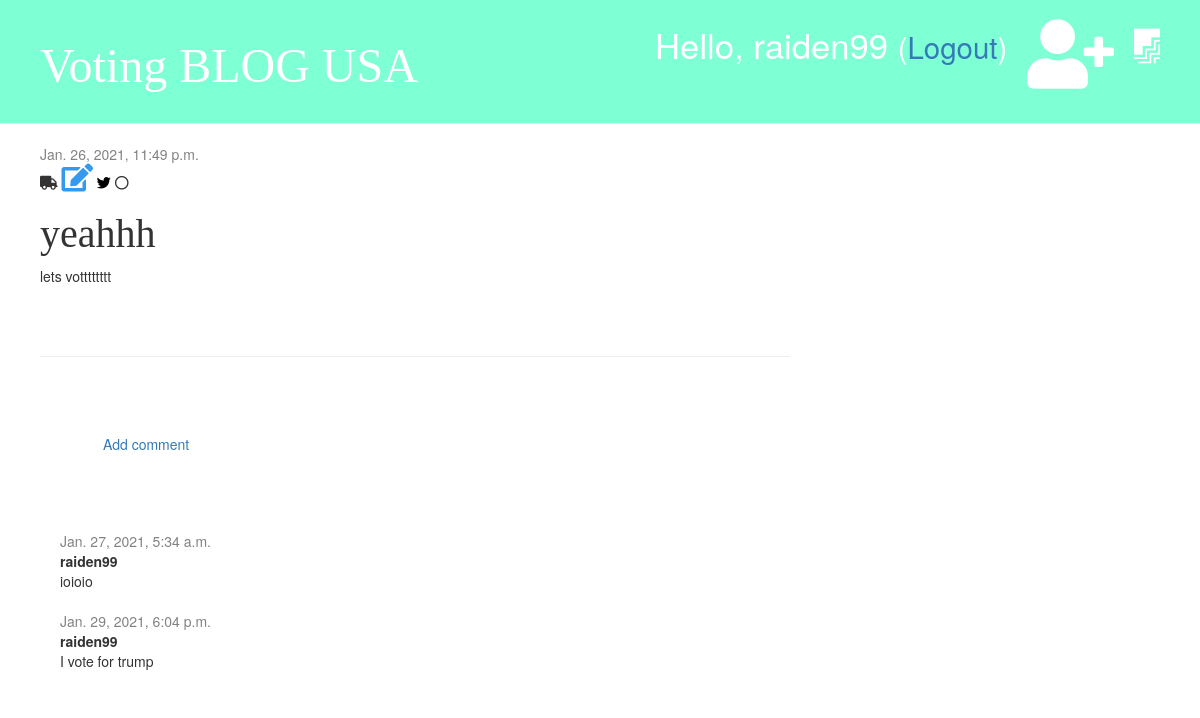
/post/19/ (signed in), run on the app's committed database.
### blog/models.py (models this page shows, shortened)
class Post(models.Model):
    author = models.ForeignKey('auth.User', on_delete=models.CASCADE)
    title = models.CharField(max_length=288)
    text = models.TextField()
    created_date = models.DateTimeField(default=timezone.now)
    published_date = models.DateTimeField(blank=True, null=True)

class Comment(models.Model):
    post = models.ForeignKey('blog.Post', on_delete=models.CASCADE, related_name='comments')
    author = models.CharField(max_length=200)
    text = models.TextField()
    created_date = models.DateTimeField(default=timezone.now)  # when u create comment , the comment create now
    approved = models.BooleanField(default=False)

### blog/views.py (the view)
# urls.py: path('post/<int:pk>/', views.post_detail, name='post_detail'),
def post_detail(request, pk):  # as soon as you click on page
    post = get_object_or_404(Post, pk=pk)
    stuff_for_frontend = {'post': post}
    return render(request, 'blog/post_detail.html', stuff_for_frontend)

### blog/templates/blog/post_detail.html (shortened to what this page needs)
{% extends 'blog/Base.html' %}
{% block content %}
        <div class="post">
            {% if post.published_date %}
                <div class="date">
                    {{post.published_date}}
                </div>
             {% else %}
                <a href="{% url 'post_publish' pk=post.pk %}" class="btn btn-primary">Publish</a>
             {% endif %}
                <i class="fa fa-truck" aria-hidden="true"></i>
            {% if user.is_authenticated %}
            <a href="{%url 'post_edit' pk=post.pk %}"><i class="fa fa-edit fa-2x" style="color: #339af0"></i></a>
            {% endif %}
            <i class="fa fa-twitter" style="color:#000000"></i>
            <i class="fa fa-circle-o"></i>
            <h1>{{ post.title }}</h1>
            <p>{{ post.text|linebreaksbr }}</p>
        </div>
        <hr>
        <a href="{%url 'add_comment_to_post' pk=post.pk %}" class="btn btn-secondary">Add comment</a>
        {% for comment in post.comments.all %}
            {% if user.is_authenticated or comment.approved %}
             <div class="comment">
                <div class="date">
                     {{ comment.created_date }}
                </div>
                      <strong>{{ comment.author }}</strong>
                      <p>{{ comment.text }}</p>
                      </div>
                {% endif %}
            {% empty %}
                 <p>NO comments for now ......</p>
        {% endfor %}
{% endblock %}

### blog/templates/blog/Base.html (shortened to what this page needs)
{% load static %}
<!DOCTYPE html>
<html lang="en">
<head>
</head>
<body>
     <link rel="stylesheet" href="//maxcdn.bootstrapcdn.com/bootstrap/3.2.0/css/bootstrap.min.css">
     <link rel="stylesheet" href="{% static 'css/blog.css' %}">
     <link rel="stylesheet" href="https://use.fontawesome.com/releases/v5.15.2/css/all.css">
     <link rel="stylesheet" href="https://use.fontawesome.com/releases/v5.15.2/css/v4-shims.css">
<div class="page-header">
    {% if user.is_authenticated %}
        <a href="{%url 'post_draft_list' %}" class="top-menu"><i class="fab fa-firstdraft" aria-hidden="true"></i></a>
        <a href="{%url 'post_new' %}" class="top-menu"> <i class="fa fa-user-plus fa-2x"  aria-hidden="true" ></i></a>
        <p class="top-menu">Hello, {{ user.username }} <small>(<a href="{%url 'logout' %}">Logout</a>)</small></p>
    <h1><a href="{% url 'post_list' %}">Voting BLOG USA </a></h1>
</div>
<div class="content container">
    <div class="row">
         <div class="col-md-8">
             {% block content %}
             {% endblock %}
         </div>
    </div>
</div>
</body>
</html>

### blog/static/css/blog.css (style rules this page uses)
.page-header { background-color: aquamarine; margin-top: 0; padding: 20px 20px 20px 40px; }
.page-header h1, .page-header h1 a { color: #ffffff; font-size: 36pt; text-decoration: none; }
.content { margin-left: 25px; }
h1,h2,h3,h4 { font-family: 'Tangerine', 'Inconsolate', 'Droid Sans', serif; font-size: 40px; }
.date { color: #828282; }
.post { margin-bottom:70px; }
.top-menu, .top-menu:hover { color: #ffffff; float: right; font-size: 26pt; margin-right: 20px; }
.comment { margin: 20px 0px 20px 20px; }
.btn-secondary { margin: 50px; }

### data on the page
Post: published_date "Jan. 26, 2021, 11:49 p.m.", title "yeahhh", text "lets votttttttt"
Comment: created_date "Jan. 27, 2021, 5:34 a.m.", author "raiden99", text "ioioio"
Comment: created_date "Jan. 29, 2021, 6:04 p.m.", author "raiden99", text "I vote for trump"

### other printed values
{{ user.username }} "raiden99"
